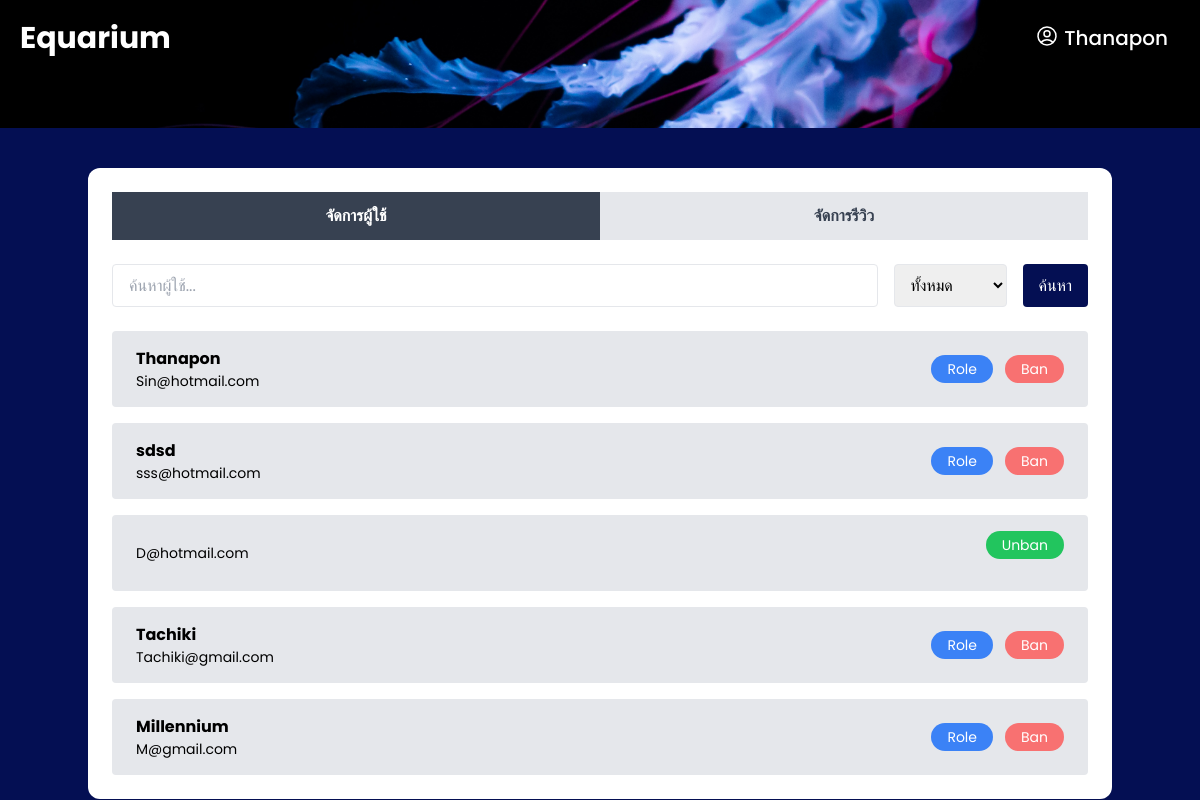
/admin/admin_mng.php (signed in), run on an earlier commit of the app's database.
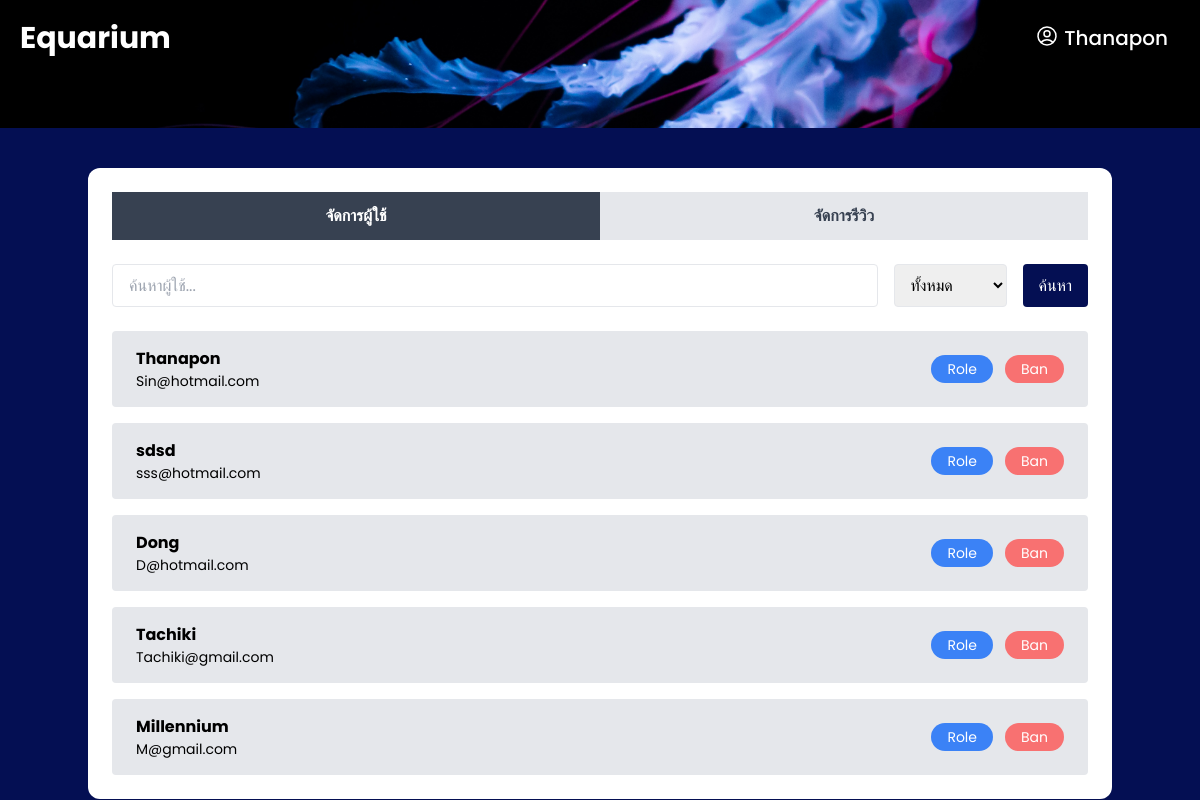
And on a later commit of the database.
### tables this page shows
CREATE TABLE `users` (
  `id` int(11) NOT NULL,
  `username` varchar(100) NOT NULL,
  `first_name` varchar(50) DEFAULT NULL,
  `last_name` varchar(50) DEFAULT NULL,
  `gender` varchar(15) DEFAULT NULL,
  `dob` date DEFAULT NULL,
  `email` varchar(150) NOT NULL,
  `password` varchar(255) NOT NULL,
  `position` char(1) NOT NULL DEFAULT 'm',
  `created_at` timestamp NOT NULL DEFAULT current_timestamp()
);

### admin/admin_mng.php (the view, shortened to what this page needs)
<?php
include '../includes/navbar.php';
$conn = new mysqli("localhost", "root", "", "aquarium");
$search = $_GET['search'] ?? '';
$filter = $_GET['filter'] ?? '';
$search = $conn->real_escape_string($search);
$sql = "SELECT id, first_name, username, email, position FROM users WHERE 1=1";
$result = $conn->query($sql);
?>
<!DOCTYPE html>
<html lang="en">
<head>
  <script src="https://cdn.tailwindcss.com"></script>
</head>
<body class="bg-mainBlue text-white font-poppins min-h-screen">
<header class="relative h-32 bg-center bg-cover bg-no-repeat" style="background-image: url('../image/jellyfish-aquarium-black-background-glowing-white-amoled-3840x2160-2094.jpg');">
    <div class="absolute top-5 left-5 z-50 flex items-center">
        <a href="../homepage/aquarium.php" class="text-white text-3xl font-bold">Equarium</a>
    </div>
</header>
<main class="max-w-5xl mx-auto p-6 bg-white text-black rounded-xl mt-10">
  <div class="flex">
    <button onclick="toggleTab('users')" id="tab-users" class="flex-1 px-4 py-3 text-white bg-gray-700 font-semibold">จัดการผู้ใช้</button>
    <button onclick="toggleTab('reviews')" id="tab-reviews" class="flex-1 px-4 py-3 bg-gray-200 text-gray-700 font-semibold">จัดการรีวิว</button>
  </div>
  <div id="users-tab" class="tab-content">
  <form class="flex gap-4 my-6" method="GET">
    <input type="text" name="search" placeholder="ค้นหาผู้ใช้..." value="<?= htmlspecialchars($search) ?>" class="px-4 py-2 rounded border w-full">
    <select name="filter" class="px-3 py-2 rounded border">
      <option value="" <?= empty($filter) ? 'selected' : '' ?>>ทั้งหมด</option>
    </select>
    <button type="submit" class="bg-mainBlue text-white px-4 rounded">ค้นหา</button>
  </form>
    <?php while ($row = $result->fetch_assoc()): ?>
      <div class="flex justify-between items-center bg-gray-200 px-6 py-4 mt-4 rounded">
        <div>
          <p class="font-bold"><?php echo htmlspecialchars($row['first_name']); ?></p>
          <p class="text-sm"><?php echo htmlspecialchars($row['email']); ?></p>
        </div>
        <div class="flex gap-3">
          <?php if ($row['position'] !== 'b'): ?>
            <button onclick="openRoleModal('<?php echo $row['id']; ?>', '<?php echo $row['position']; ?>')" class="bg-blue-500 hover:bg-blue-600 text-white px-4 py-1 rounded-full text-sm">Role</button>
            <button onclick="openBanModal('<?php echo $row['id']; ?>')" class="bg-red-400 hover:bg-red-500 text-white px-4 py-1 rounded-full text-sm">Ban</button>
          <?php else: ?>
            <form method="POST" action="update_role.php">
              <button type="submit" class="bg-green-500 hover:bg-green-600 text-white px-4 py-1 rounded-full text-sm">Unban</button>
            </form>
          <?php endif; ?>
        </div>
      </div>
    <?php endwhile; ?>
  </div>
</main>
</body>
</html>

What changed in the data, as far as the page shows it:
removed users: email "D@hotmail.com"
added users: first_name "Dong", email "D@hotmail.com"
